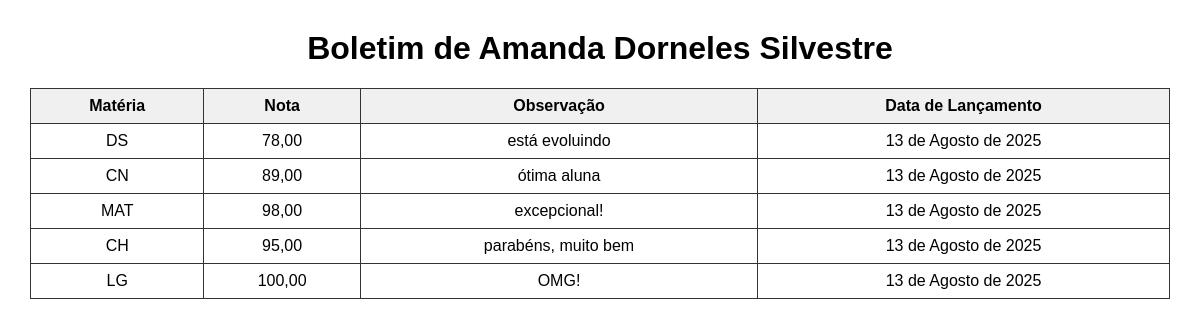
Screenshot of /boletim/1/ with the database file from the repository.
### school/models.py (models this page shows, shortened)
class Aluno(models.Model):
    ANO_CHOICES = (
        ("1A", "1° ano A"),
        ("1B", "1° ano B"),
        ("1C", "1° ano C"),
        ("2CN", "2° ano CN"),
        ("2DS", "2° ano DS"),
        ("2JG", "2° ano JOGOS"),
        ("3CN", "3° ano CN"),
        ("3DS", "3° ano DS"),
        ("3JG", "3° ano JOGOS"),
    )
    complet_name_aluno = models.CharField(max_length=100, verbose_name= "Nome completo do aluno")
    responsavel= models.ForeignKey(Responsavel, on_delete=models.CASCADE, related_name="complet_name_aluno")
    phone_number_aluno = models.CharField(max_length=15, validators=[validar_telefone], verbose_name= "Telefone (xx) xxxxx-xxxx")
    matricula_aluno= models.CharField(max_length=50, verbose_name = "Matrícula do aluno")
    email_aluno = models.EmailField(max_length=100, verbose_name= "Email do aluno")
    cpf_aluno = models.CharField(max_length=11, unique=True, validators= [validar_cpf], verbose_name= "CPF do aluno")
    birthday_aluno = models.DateField()
    class_choices = models.ForeignKey('Turmas', on_delete=models.SET_NULL, blank=True, null=True, verbose_name="Turma do aluno")
    class Meta:
        verbose_name = "Aluno"
        verbose_name_plural = "Aluno"

class Nota(models.Model):
    aluno = models.ForeignKey(Aluno, on_delete=models.CASCADE, related_name='notas')
    materia = models.ForeignKey(Materia, on_delete=models.CASCADE, related_name='notas')
    nota = models.DecimalField(max_digits=5, decimal_places=2)
    observacao = models.TextField(blank=True, null=True)
    data_lancamento = models.DateField(auto_now_add=True)
    class Meta:
        verbose_name = "Nota"
        verbose_name_plural = "Nota"

class Materia(models.Model):
    MATERIA_CHOICES = (
        ("DS", "Desenvolvimento de Sistemas"),
        ("CN", "Ciencias da Natureza"),
        ("DJ", "Desenvolvimento de Jogos"),
        ("MAT", "Matematica"),
        ("CH", "Ciencias Humanas"),
        ("LG", "Linguagens")
    )
    name_subject = models.CharField(max_length=50, choices=MATERIA_CHOICES, verbose_name="Selecione a Materia desejada")
    class Meta:
        verbose_name = "Disciplina"
        verbose_name_plural = "Disciplina"

### school/views.py (the view)
# urls.py: path('boletim/<int:aluno_id>/', boletim_aluno, name='boletim_aluno'),
def boletim_aluno(request, aluno_id):
    aluno = get_object_or_404(Aluno, id=aluno_id)
    notas = Nota.objects.filter(aluno=aluno).select_related('materia')
    tem_alerta = any(nota.nota < 70 for nota in notas)
    return render(request, 'boletim.html', {'aluno': aluno, 'notas': notas, 'tem_alerta': tem_alerta})

### school/templates/boletim.html (shortened to what this page needs)
<!DOCTYPE html>
<html lang="pt-br">
<head>
</head>
<body>
    <h1>Boletim de {{ aluno.complet_name_aluno }}</h1>
    <table>
        <tr>
            <th>Matéria</th>
            <th>Nota</th>
            <th>Observação</th>
            <th>Data de Lançamento</th>
        </tr>
        {% for nota in notas %}
        <tr{% if nota.nota < 70 %} style="color: red; font-weight: bold;"{% endif %}>
            <td>{{ nota.materia.name_subject }}</td>
            <td>{{ nota.nota }}</td>
            <td>{{ nota.observacao }}</td>
            <td>{{ nota.data_lancamento }}</td>
        </tr>
        {% empty %}
        <tr>
            <td colspan="4">Nenhuma nota lançada.</td>
        </tr>
        {% endfor %}
    </table>
</body>
</html>

### school/templates/boletim.html (style rules this page uses)
body { font-family: Arial, sans-serif; margin: 30px; }
h1 { text-align: center; }
table { border-collapse: collapse; width: 100%; margin-top: 20px; }
th, td { border: 1px solid #333; padding: 8px; text-align: center; }
th { background: #f0f0f0; }

### rows the page displays
Aluno: complet_name_aluno "Amanda Dorneles Silvestre"
Nota: materia.name_subject "DS", nota "78,00", observacao "está evoluindo", data_lancamento "13 de Agosto de 2025"
Nota: materia.name_subject "CN", nota "89,00", observacao "ótima aluna", data_lancamento "13 de Agosto de 2025"
Nota: materia.name_subject "MAT", nota "98,00", observacao "excepcional!", data_lancamento "13 de Agosto de 2025"
Nota: materia.name_subject "CH", nota "95,00", observacao "parabéns, muito bem", data_lancamento "13 de Agosto de 2025"
Nota: materia.name_subject "LG", nota "100,00", observacao "OMG!", data_lancamento "13 de Agosto de 2025"
